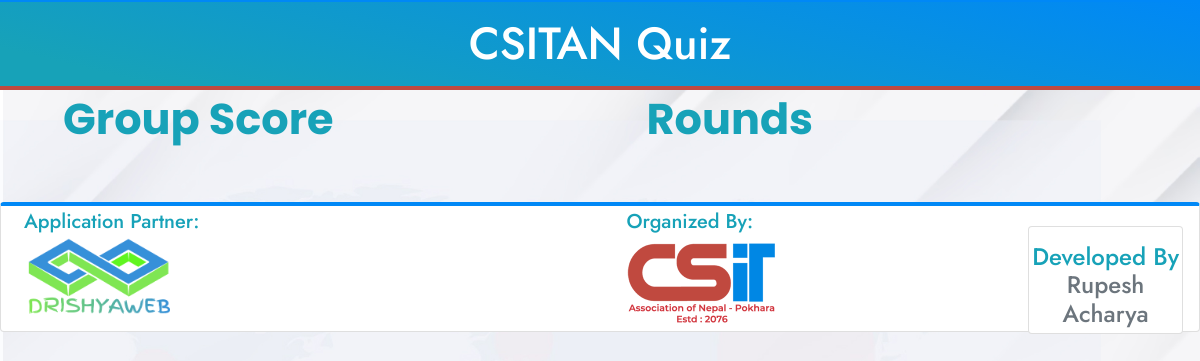
The app's page /, older data.
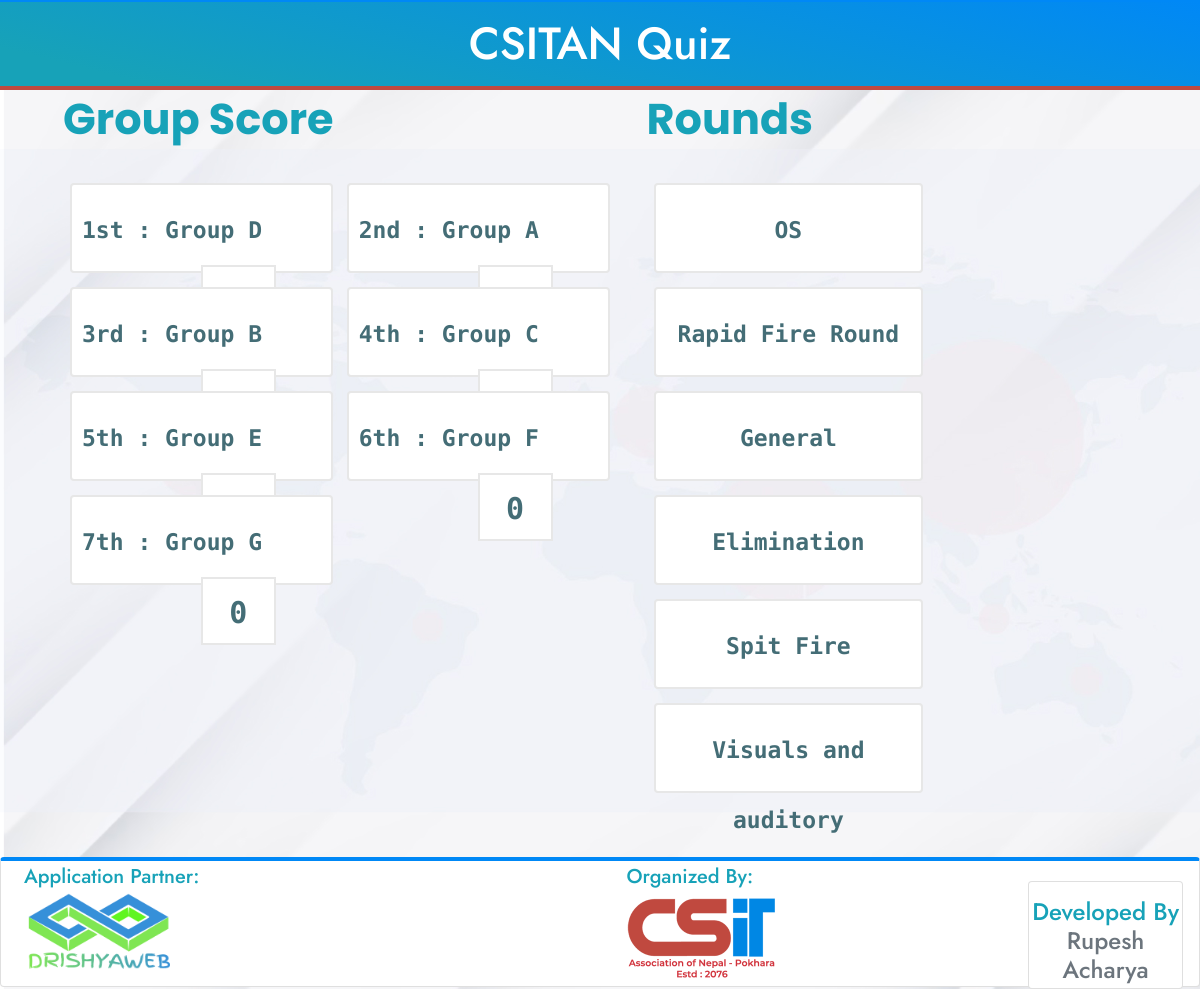
The same page, newer data.
### Main/models.py (models this page shows, shortened)
class User(models.Model):
    name = models.CharField(max_length=100)
    score = models.IntegerField(default=0)
    is_active = models.BooleanField(default=False)

class Round(models.Model):
    name = models.CharField(max_length=100)
    time = models.IntegerField(default=1)

### Main/views.py (the view)
# urls.py: path('', views.index, name="Index"),
def index(request):
    rounds = Round.objects.all()
    users = User.objects.order_by('-score')
    context = {
        'rounds' : rounds,
        'users' : users,
    }
    return render(request, 'Main/main.html', context)

### Main/templatetags/tags.py (called while the page is built)
@register.simple_tag
def first_question(round_id):
    round_id = int(round_id)
    if Question.objects.filter(round=round_id).exists():
        question = Question.objects.filter(round=round_id).first()
        return question.id
    else:
        return None

@register.simple_tag
def ordinal(number):
    ordinal = lambda n: "%d%s" % (n,"tsnrhtdd"[(n//10%10!=1)*(n%10<4)*n%10::4])
    return ordinal(number)

### Main/templates/Main/main.html (shortened to what this page needs)
{% load static %}
{% load tags %}
<!DOCTYPE html>
<html lang="en">
<head>
	<link rel="stylesheet" href="{% static 'assets/css/bootstrap.min.css' %}">
	<link rel="stylesheet" href="{% static 'assets/css/owl.carousel.css' %}">
	<link rel="stylesheet" href="{% static 'assets/css/animate.min.css' %}">
	<link rel="stylesheet" href="{% static 'assets/css/fontawesome-all.css' %}">
	<link rel="stylesheet" href="{% static 'assets/css/style.css' %}">
  	<body style="font-family: 'Roboto Mono', monospace, 'Source Code Pro', monospace; ">
		<div class="quiz-top-area">
			<h1 class="text-center" >CSITAN Quiz</h1>
		</div>
<div class="row ml-5">
     <div class="col-md-6">
    	<div class="quiz-title">
        <h2 id="" class="text-info mt-1">Group Score</h2>
      </div>
        <div class="quiz-option-selector ">
          <ul>
          {% for u in users %}
            <li style="width: 50%;">
              <label class="answer" style="width: 100%;">
                <span class="exp-label">{{forloop.counter|ordinal}} : {{u.name}}</span>
                <span style="float: right;" class="exp-number text-uppercase">{{u.score}}</span>
              </label>
            </li>
          {% endfor %}
          </ul>
        </div>
      </div>
      <div class="col-md-6 float-right ">
        <div class="quiz-title">
          <h2 id="" class="text-info mt-1">Rounds</h2>
        </div>
        <div class="quiz-option-selector  ">
          <ul>
            {% for r in rounds %}
            <a ondblclick="window.location.href='/round/{{r.id}}/question/{{r.id|first_question}}'">
              <li style="width: 100%;">
                <label class="answer text-center" style="width: 50%;">
                  <span class="exp-label">{{r.name}}</span>
                </label>
              </li>
            </a>
            {% endfor %}
          </ul>
        </div>
      </div>
</div>
  <footer style=" height:130px;" class="footer card mt-3 pt-1">
      <div class="">
        <div class="row ml-2">
          <div class="col-md-6 ">
            <h5 class="text-info ">Application Partner:</h5>
            <img class="" src="{% static 'img/drishya.png' %}" alt="Drishya Web" width="150px"height="100px">
          </div>
          <div class="col-md-4">
            <h5 class="text-info">Organized By:</h5>
            <img class="" src="{% static 'img/csitan.png' %}" alt="CSITAN Pokhara" width="150px"height="100px">
          </div>
          <div class="col-md-2">
           <div class="card mt-3 pb-1 mr-3">
            <h4 class="text-info mt-3 text-center">
              Developed By <br>
              <span class="text-secondary">Rupesh Acharya</span>
            </h4>
           </div>
          </div>
        </div>
      </div>
    </footer>
     	</body>
	</html>

### static/assets/css/style.css (style rules this page uses)
body { margin: 0; padding: 0; overflow-x: hidden; font-size: 15px; font-weight: 400; line-height: 1.5; background: #f9f9f9; color: #2f3146; font-family: "Jost", sans-serif; -moz-osx-font-smoothing: antialiased; -webkit-font-smoothing: antialiased; background-size: cover; background-image: url(../img/qbg.jpg); }
ul { margin: 0; padding: 0; }
ul li { list-style: none; }
a { color: inherit; text-decoration: none; transition: 0.3s all ease-in-out; }
img { max-width: 100%; height: auto; }
p, label { margin: 0; }
.footer { border-top: 4px solid #0088F6; }
h1, h2, h3, h4, h5, h6 { margin: 0; font-family: "Jost", sans-serif; }
.quiz-top-area { padding: 15px 0px; background-image: linear-gradient(14deg, #17a2b8 10%, #0088F6 100%); border-bottom: 4px solid #C0493F; border-top: 2px solid #0088F6; }
.quiz-top-area h1 { color: #fff; font-size: 45px; }
.quiz-title { margin: 0 auto; max-width: 800px; }
.quiz-title h2 { color: #151515; font-size: 43px; font-weight: 700; padding-bottom: 20px; font-family: "Poppins"; }
.quiz-option-selector { margin: 0 auto; max-width: 1135px; padding-top: 10px; padding-bottom: 10px; }
.quiz-option-selector li { width: 50%; float: left; padding: 7px; }
.quiz-option-selector li label { z-index: 2; width: 100%; height: 90px; padding: 10px; cursor: pointer; position: relative; border-radius: 4px; background-color: #fff; border: 2px solid #e7e7e7; }
.quiz-option-selector li label .exp-number { float: left; width: 75px; height: 68px; z-index: 2; display: block; color: #446d76; font-size: 30px; font-weight: 700; line-height: 68px; position: relative; margin-right: 45px; text-align: center; background-color: #fff; border: 2px solid #e7e7e7; }
.quiz-option-selector li label .exp-label { z-index: 2; color: #446d76; font-size: 23px; font-weight: 600; line-height: 70px; position: relative; }

Row changes from the older to the newer data that the page shows:
added User: name "Group D"
added User: name "Group A"
added User: name "Group B"
added User: name "Group C"
added User: name "Group E"
added User: name "Group F", score "0"
added User: name "Group G", score "0"
added Round: name "OS"
added Round: name "Rapid Fire Round"
added Round: name "General"
added Round: name "Elimination"
added Round: name "Spit Fire"
added Round: name "Visuals and auditory"
